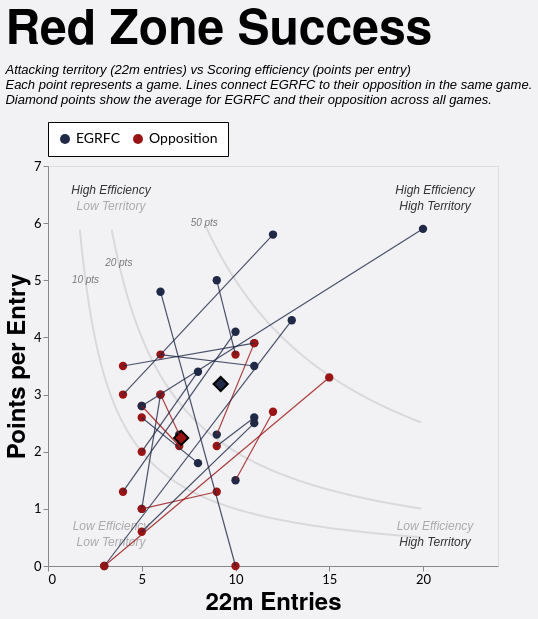

Vega-Lite specification stored for this chart:
### Vega-Lite specification from a JSON file in a GitHub repository (floating-point values rounded to 4 significant figures; data arrays with more than 128 entries replaced by an {"elided": "..."} marker saying what was removed)
{"config": {"axis": {"labelFont": "Lato, sans-serif", "titleFont": "PT Sans Narrow, Helvetica Neue, Helvetica, Arial, sans-serif", "labelFontSize": 13, "titleFontSize": 24, "gridColor": "#202947", "gridOpacity": 0.2}, "header": {"labelFont": "PT Sans Narrow, Helvetica Neue, Helvetica, Arial, sans-serif", "titleFont": "PT Sans Narrow, Helvetica Neue, Helvetica, Arial, sans-serif", "labelFontSize": 24, "titleFontSize": 28, "labelFontWeight": "bold", "orient": "left"}, "legend": {"labelFont": "Lato, sans-serif", "titleFont": "PT Sans Narrow, Helvetica Neue, Helvetica, Arial, sans-serif", "labelFontSize": 14, "titleFontSize": 16, "titlePadding": 5, "fillColor": "white", "strokeColor": "black", "padding": 10, "titleFontWeight": "lighter", "titleFontStyle": "italic", "titleColor": "gray", "offset": 10}, "title": {"font": "PT Sans Narrow, Helvetica Neue, Helvetica, Arial, sans-serif", "fontSize": 48, "fontWeight": "bold", "anchor": "start", "align": "center", "titlePadding": 20, "subtitlePadding": 10, "subtitleFontSize": 13, "subtitleColor": "", "subtitleFontStyle": "italic", "offset": 15, "color": "black"}, "axisX": {"labelAngle": 0}, "facet": {"title": null, "header": null, "align": {"row": "each", "column": "each"}}, "resolve": {"scale": {"y": "independent", "facet": "independent"}}, "background": "#f2f1f4"}, "layer": [{"data": {"name": "data-599fc2f6c3ba56b88793ced97d33e5d1"}, "mark": {"type": "line", "clip": true, "color": "black", "opacity": 0.1}, "encoding": {"x": {"field": "x", "type": "quantitative"}, "y": {"field": "y", "type": "quantitative"}}, "name": "view_3"}, {"data": {"name": "data-00c949a7a2803a56dfcb9f8d1ac95424"}, "mark": {"type": "line", "clip": true, "color": "black", "opacity": 0.1}, "encoding": {"x": {"field": "x", "type": "quantitative"}, "y": {"field": "y", "type": "quantitative"}}}, {"data": {"name": "data-fc6cdfa14299584fc906df48e496de6f"}, "mark": {"type": "line", "clip": true, "color": "black", "opacity": 0.1}, "encoding": {"x": {"field": "x", "type": "quantitative"}, "y": {"field": "y", "type": "quantitative"}}}, {"data": {"name": "data-711a5b994e32e1318dde2831c099eb87"}, "mark": {"type": "text", "color": "black", "fontStyle": "italic", "opacity": 0.5, "size": 10}, "encoding": {"text": {"field": "label", "type": "nominal"}, "x": {"field": "x", "type": "quantitative"}, "y": {"field": "y", "type": "quantitative"}}}, {"data": {"name": "data-5a468b3e3df2c99d2f4ec7c9a670c522"}, "mark": {"type": "text", "color": "black", "fontStyle": "italic", "size": 12}, "encoding": {"opacity": {"field": "opacity", "legend": null, "type": "quantitative"}, "text": {"field": "label", "type": "nominal"}, "x": {"field": "x", "type": "quantitative"}, "y": {"field": "y", "type": "quantitative"}}}, {"data": {"name": "data-d2f9fa76536d7ae770535de6042c690c"}, "mark": {"type": "point", "filled": true, "size": 70}, "encoding": {"color": {"field": "team", "legend": {"orient": "top", "title": null}, "scale": {"domain": ["EGRFC", "Opposition"], "range": ["#202946", "#991515"]}, "type": "nominal"}, "opacity": {"condition": {"param": "param_8", "value": 1}, "value": 0.1}, "tooltip": [{"field": "label", "title": "Game", "type": "nominal"}, {"field": "date", "title": "Date", "type": "temporal"}, {"field": "points", "title": "Points", "type": "quantitative"}, {"field": "tries", "title": "Tries", "type": "quantitative"}, {"field": "entries_22m", "title": "22m Entries", "type": "quantitative"}, {"field": "points_per_entry", "format": ".1f", "title": "Points per Entry", "type": "quantitative"}, {"field": "tries_per_entry", "format": ".1f", "title": "Tries per Entry", "type": "quantitative"}], "x": {"axis": {"grid": false, "tickCount": 4, "title": "22m Entries"}, "field": "entries_22m", "scale": {"domain": [0, 24.0], "zero": true}, "type": "quantitative"}, "y": {"axis": {"grid": false, "tickCount": 7, "title": "Points per Entry"}, "field": "points_per_entry", "scale": {"domain": [0, 7.0], "zero": true}, "type": "quantitative"}}, "transform": [{"filter": "(rzSquad == 'All' || datum.squad == rzSquad) && (rzSeason == 'All' || datum.season == rzSeason) && (rzGameType == 'All' || (rzGameType == 'League + Cup' && (datum.game_type == 'League' || datum.game_type == 'Cup')) || (rzGameType == 'League only' && datum.game_type == 'League') || datum.game_type == rzGameType)"}]}, {"data": {"name": "data-d2f9fa76536d7ae770535de6042c690c"}, "mark": {"type": "point", "filled": true, "opacity": 1, "shape": "diamond", "stroke": "black"}, "encoding": {"color": {"field": "team", "scale": {"domain": ["EGRFC", "Opposition"], "range": ["#202946", "#991515"]}, "type": "nominal"}, "opacity": {"condition": {"param": "param_8", "value": 1}, "value": 0.1}, "size": {"value": 200}, "tooltip": [{"field": "points", "format": ".1f", "title": "Average Points", "type": "quantitative"}, {"field": "tries", "format": ".1f", "title": "Average Tries", "type": "quantitative"}, {"field": "entries_22m", "format": ".1f", "title": "Average 22m Entries", "type": "quantitative"}, {"field": "points_per_entry", "format": ".1f", "title": "Average Points per Entry", "type": "quantitative"}, {"field": "tries_per_entry", "format": ".1f", "title": "Average Tries per Entry", "type": "quantitative"}], "x": {"field": "entries_22m", "type": "quantitative"}, "y": {"field": "points_per_entry", "type": "quantitative"}}, "transform": [{"filter": "(rzSquad == 'All' || datum.squad == rzSquad) && (rzSeason == 'All' || datum.season == rzSeason) && (rzGameType == 'All' || (rzGameType == 'League + Cup' && (datum.game_type == 'League' || datum.game_type == 'Cup')) || (rzGameType == 'League only' && datum.game_type == 'League') || datum.game_type == rzGameType)"}, {"aggregate": [{"op": "mean", "field": "entries_22m", "as": "entries_22m"}, {"op": "mean", "field": "points", "as": "points"}, {"op": "mean", "field": "tries", "as": "tries"}, {"op": "mean", "field": "points_per_entry", "as": "points_per_entry"}, {"op": "mean", "field": "tries_per_entry", "as": "tries_per_entry"}], "groupby": ["team"]}]}, {"data": {"name": "data-d866eabe554c9cf4fb4edfb2f8403dc7"}, "mark": {"type": "rule", "strokeWidth": 1.2}, "encoding": {"color": {"condition": {"test": "datum.points_egrfc > datum.points_opp", "value": "#202946"}, "value": "#991515"}, "detail": {"field": "game_id", "type": "nominal"}, "opacity": {"condition": {"param": "param_8", "value": 0.8}, "value": 0.1}, "x": {"field": "entries_22m_egrfc", "type": "quantitative"}, "x2": {"field": "entries_22m_opp"}, "y": {"field": "metric_egrfc", "type": "quantitative"}, "y2": {"field": "metric_opp"}}, "transform": [{"filter": "(rzSquad == 'All' || datum.squad == rzSquad) && (rzSeason == 'All' || datum.season == rzSeason) && (rzGameType == 'All' || (rzGameType == 'League + Cup' && (datum.game_type == 'League' || datum.game_type == 'Cup')) || (rzGameType == 'League only' && datum.game_type == 'League') || datum.game_type == rzGameType)"}]}], "height": 400, "params": [{"name": "rzSquad", "value": "1st"}, {"name": "rzSeason", "value": "All"}, {"name": "rzGameType", "value": "All"}, {"name": "param_8", "select": {"type": "point", "fields": ["team"]}, "bind": "legend", "views": ["view_3"]}], "resolve": {"scale": {"color": "shared", "x": "shared", "y": "shared"}}, "title": {"text": "Red Zone Success", "subtitle": ["Attacking territory (22m entries) vs Scoring efficiency (points per entry)", "Each point represents a game. Lines connect EGRFC to their opposition in the same game.", "Diamond points show the average for EGRFC and their opposition across all games."]}, "width": 450, "$schema": "https://vega.github.io/schema/vega-lite/v5.20.1.json", "datasets": {"data-599fc2f6c3ba56b88793ced97d33e5d1": {"elided": "183 records"}, "data-00c949a7a2803a56dfcb9f8d1ac95424": {"elided": "166 records"}, "data-fc6cdfa14299584fc906df48e496de6f": [{"x": 8.4, "y": 5.952}, {"x": 8.5, "y": 5.882}, {"x": 8.6, "y": 5.814}, {"x": 8.7, "y": 5.747}, {"x": 8.8, "y": 5.682}, {"x": 8.9, "y": 5.618}, {"x": 9.0, "y": 5.556}, {"x": 9.1, "y": 5.495}, {"x": 9.2, "y": 5.435}, {"x": 9.3, "y": 5.376}, {"x": 9.4, "y": 5.319}, {"x": 9.5, "y": 5.263}, {"x": 9.6, "y": 5.208}, {"x": 9.7, "y": 5.155}, {"x": 9.8, "y": 5.102}, {"x": 9.9, "y": 5.051}, {"x": 10.0, "y": 5.0}, {"x": 10.1, "y": 4.95}, {"x": 10.2, "y": 4.902}, {"x": 10.3, "y": 4.854}, {"x": 10.4, "y": 4.808}, {"x": 10.5, "y": 4.762}, {"x": 10.6, "y": 4.717}, {"x": 10.7, "y": 4.673}, {"x": 10.8, "y": 4.63}, {"x": 10.9, "y": 4.587}, {"x": 11.0, "y": 4.545}, {"x": 11.1, "y": 4.505}, {"x": 11.2, "y": 4.464}, {"x": 11.3, "y": 4.425}, {"x": 11.4, "y": 4.386}, {"x": 11.5, "y": 4.348}, {"x": 11.6, "y": 4.31}, {"x": 11.7, "y": 4.274}, {"x": 11.8, "y": 4.237}, {"x": 11.9, "y": 4.202}, {"x": 12.0, "y": 4.167}, {"x": 12.1, "y": 4.132}, {"x": 12.2, "y": 4.098}, {"x": 12.3, "y": 4.065}, {"x": 12.4, "y": 4.032}, {"x": 12.5, "y": 4.0}, {"x": 12.6, "y": 3.968}, {"x": 12.7, "y": 3.937}, {"x": 12.8, "y": 3.906}, {"x": 12.9, "y": 3.876}, {"x": 13.0, "y": 3.846}, {"x": 13.1, "y": 3.817}, {"x": 13.2, "y": 3.788}, {"x": 13.3, "y": 3.759}, {"x": 13.4, "y": 3.731}, {"x": 13.5, "y": 3.704}, {"x": 13.6, "y": 3.676}, {"x": 13.7, "y": 3.65}, {"x": 13.8, "y": 3.623}, {"x": 13.9, "y": 3.597}, {"x": 14.0, "y": 3.571}, {"x": 14.1, "y": 3.546}, {"x": 14.2, "y": 3.521}, {"x": 14.3, "y": 3.497}, {"x": 14.4, "y": 3.472}, {"x": 14.5, "y": 3.448}, {"x": 14.6, "y": 3.425}, {"x": 14.7, "y": 3.401}, {"x": 14.8, "y": 3.378}, {"x": 14.9, "y": 3.356}, {"x": 15.0, "y": 3.333}, {"x": 15.1, "y": 3.311}, {"x": 15.2, "y": 3.289}, {"x": 15.3, "y": 3.268}, {"x": 15.4, "y": 3.247}, {"x": 15.5, "y": 3.226}, {"x": 15.6, "y": 3.205}, {"x": 15.7, "y": 3.185}, {"x": 15.8, "y": 3.165}, {"x": 15.9, "y": 3.145}, {"x": 16.0, "y": 3.125}, {"x": 16.1, "y": 3.106}, {"x": 16.2, "y": 3.086}, {"x": 16.3, "y": 3.067}, {"x": 16.4, "y": 3.049}, {"x": 16.5, "y": 3.03}, {"x": 16.6, "y": 3.012}, {"x": 16.7, "y": 2.994}, {"x": 16.8, "y": 2.976}, {"x": 16.9, "y": 2.959}, {"x": 17.0, "y": 2.941}, {"x": 17.1, "y": 2.924}, {"x": 17.2, "y": 2.907}, {"x": 17.3, "y": 2.89}, {"x": 17.4, "y": 2.874}, {"x": 17.5, "y": 2.857}, {"x": 17.6, "y": 2.841}, {"x": 17.7, "y": 2.825}, {"x": 17.8, "y": 2.809}, {"x": 17.9, "y": 2.793}, {"x": 18.0, "y": 2.778}, {"x": 18.1, "y": 2.762}, {"x": 18.2, "y": 2.747}, {"x": 18.3, "y": 2.732}, {"x": 18.4, "y": 2.717}, {"x": 18.5, "y": 2.703}, {"x": 18.6, "y": 2.688}, {"x": 18.7, "y": 2.674}, {"x": 18.8, "y": 2.66}, {"x": 18.9, "y": 2.646}, {"x": 19.0, "y": 2.632}, {"x": 19.1, "y": 2.618}, {"x": 19.2, "y": 2.604}, {"x": 19.3, "y": 2.591}, {"x": 19.4, "y": 2.577}, {"x": 19.5, "y": 2.564}, {"x": 19.6, "y": 2.551}, {"x": 19.7, "y": 2.538}, {"x": 19.8, "y": 2.525}, {"x": 19.9, "y": 2.513}], "data-711a5b994e32e1318dde2831c099eb87": [{"y": 6.0, "x": 8.333, "label": "50 pts"}, {"y": 5.3, "x": 3.774, "label": "20 pts"}, {"y": 5.0, "x": 2.0, "label": "10 pts"}], "data-5a468b3e3df2c99d2f4ec7c9a670c522": [{"x": 20.64, "y": 6.58, "label": "High Efficiency", "opacity": 1.0}, {"x": 20.64, "y": 0.7, "label": "Low Efficiency", "opacity": 0.5}, {"x": 3.36, "y": 6.58, "label": "High Efficiency", "opacity": 1.0}, {"x": 3.36, "y": 0.7, "label": "Low Efficiency", "opacity": 0.5}, {"x": 20.64, "y": 6.3, "label": "High Territory", "opacity": 1.0}, {"x": 20.64, "y": 0.42, "label": "High Territory", "opacity": 1.0}, {"x": 3.36, "y": 6.3, "label": "Low Territory", "opacity": 0.5}, {"x": 3.36, "y": 0.42, "label": "Low Territory", "opacity": 0.5}], "data-d2f9fa76536d7ae770535de6042c690c": [{"game_id": "2026-03-28_1st_Ditchling", "date": "2026-03-28T00:00:00", "season": "2025/26", "squad": "1st", "game_type": "League", "opposition": "Ditchling", "home_away": "A", "label": "Ditchling (A)", "team": "EGRFC", "entries_22m": 11.0, "points": 27.0, "tries": 4.0, "points_per_entry": 2.5, "tries_per_entry": 0.3636}, {"game_id": "2026-03-28_1st_Ditchling", "date": "2026-03-28T00:00:00", "season": "2025/26", "squad": "1st", "game_type": "League", "opposition": "Ditchling", "home_away": "A", "label": "Ditchling (A)", "team": "Opposition", "entries_22m": 5.0, "points": 3.0, "tries": 0.0, "points_per_entry": 0.6, "tries_per_entry": 0.0}, {"game_id": "2026-03-21_1st_Crawley", "date": "2026-03-21T00:00:00", "season": "2025/26", "squad": "1st", "game_type": "League", "opposition": "Crawley", "home_away": "H", "label": "Crawley (H)", "team": "EGRFC", "entries_22m": 20.0, "points": 118.0, "tries": 18.0, "points_per_entry": 5.9, "tries_per_entry": 0.9}, {"game_id": "2026-03-21_1st_Crawley", "date": "2026-03-21T00:00:00", "season": "2025/26", "squad": "1st", "game_type": "League", "opposition": "Crawley", "home_away": "H", "label": "Crawley (H)", "team": "Opposition", "entries_22m": 5.0, "points": 14.0, "tries": 2.0, "points_per_entry": 2.8, "tries_per_entry": 0.4}, {"game_id": "2026-03-07_1st_Eastbourne_II", "date": "2026-03-07T00:00:00", "season": "2025/26", "squad": "1st", "game_type": "League", "opposition": "Eastbourne II", "home_away": "A", "label": "Eastbourne II (A)", "team": "EGRFC", "entries_22m": 6.0, "points": 29.0, "tries": 5.0, "points_per_entry": 4.8, "tries_per_entry": 0.8333}, {"game_id": "2026-03-07_1st_Eastbourne_II", "date": "2026-03-07T00:00:00", "season": "2025/26", "squad": "1st", "game_type": "League", "opposition": "Eastbourne II", "home_away": "A", "label": "Eastbourne II (A)", "team": "Opposition", "entries_22m": 10.0, "points": 0.0, "tries": 0.0, "points_per_entry": 0.0, "tries_per_entry": 0.0}, {"game_id": "2026-02-28_1st_Pulborough", "date": "2026-02-28T00:00:00", "season": "2025/26", "squad": "1st", "game_type": "League", "opposition": "Pulborough", "home_away": "H", "label": "Pulborough (H)", "team": "EGRFC", "entries_22m": 8.0, "points": 14.0, "tries": 1.0, "points_per_entry": 1.8, "tries_per_entry": 0.125}, {"game_id": "2026-02-28_1st_Pulborough", "date": "2026-02-28T00:00:00", "season": "2025/26", "squad": "1st", "game_type": "League", "opposition": "Pulborough", "home_away": "H", "label": "Pulborough (H)", "team": "Opposition", "entries_22m": 5.0, "points": 13.0, "tries": 2.0, "points_per_entry": 2.6, "tries_per_entry": 0.4}, {"game_id": "2026-02-14_1st_Lewes", "date": "2026-02-14T00:00:00", "season": "2025/26", "squad": "1st", "game_type": "League", "opposition": "Lewes", "home_away": "A", "label": "Lewes (A)", "team": "EGRFC", "entries_22m": 11.0, "points": 39.0, "tries": 6.0, "points_per_entry": 3.5, "tries_per_entry": 0.5455}, {"game_id": "2026-02-14_1st_Lewes", "date": "2026-02-14T00:00:00", "season": "2025/26", "squad": "1st", "game_type": "League", "opposition": "Lewes", "home_away": "A", "label": "Lewes (A)", "team": "Opposition", "entries_22m": 6.0, "points": 22.0, "tries": 3.0, "points_per_entry": 3.7, "tries_per_entry": 0.5}, {"game_id": "2026-01-24_1st_Brighton_II", "date": "2026-01-24T00:00:00", "season": "2025/26", "squad": "1st", "game_type": "League", "opposition": "Brighton II", "home_away": "H", "label": "Brighton II (H)", "team": "EGRFC", "entries_22m": 3.0, "points": 0.0, "tries": 0.0, "points_per_entry": 0.0, "tries_per_entry": 0.0}, {"game_id": "2026-01-24_1st_Brighton_II", "date": "2026-01-24T00:00:00", "season": "2025/26", "squad": "1st", "game_type": "League", "opposition": "Brighton II", "home_away": "H", "label": "Brighton II (H)", "team": "Opposition", "entries_22m": 15.0, "points": 50.0, "tries": 8.0, "points_per_entry": 3.3, "tries_per_entry": 0.5333}, {"game_id": "2026-01-10_1st_Royals", "date": "2026-01-10T00:00:00", "season": "2025/26", "squad": "1st", "game_type": "League", "opposition": "Royals", "home_away": "H", "label": "Royals (H)", "team": "EGRFC", "entries_22m": 10.0, "points": 41.0, "tries": 7.0, "points_per_entry": 4.1, "tries_per_entry": 0.7}, {"game_id": "2026-01-10_1st_Royals", "date": "2026-01-10T00:00:00", "season": "2025/26", "squad": "1st", "game_type": "League", "opposition": "Royals", "home_away": "H", "label": "Royals (H)", "team": "Opposition", "entries_22m": 4.0, "points": 5.0, "tries": 1.0, "points_per_entry": 1.3, "tries_per_entry": 0.25}, {"game_id": "2025-12-20_1st_Ditchling", "date": "2025-12-20T00:00:00", "season": "2025/26", "squad": "1st", "game_type": "League", "opposition": "Ditchling", "home_away": "H", "label": "Ditchling (H)", "team": "EGRFC", "entries_22m": 11.0, "points": 29.0, "tries": 5.0, "points_per_entry": 2.6, "tries_per_entry": 0.4545}, {"game_id": "2025-12-20_1st_Ditchling", "date": "2025-12-20T00:00:00", "season": "2025/26", "squad": "1st", "game_type": "League", "opposition": "Ditchling", "home_away": "H", "label": "Ditchling (H)", "team": "Opposition", "entries_22m": 9.0, "points": 19.0, "tries": 3.0, "points_per_entry": 2.1, "tries_per_entry": 0.3333}, {"game_id": "2025-11-29_1st_Eastbourne_II", "date": "2025-11-29T00:00:00", "season": "2025/26", "squad": "1st", "game_type": "League", "opposition": "Eastbourne II", "home_away": "H", "label": "Eastbourne II (H)", "team": "EGRFC", "entries_22m": 13.0, "points": 56.0, "tries": 10.0, "points_per_entry": 4.3, "tries_per_entry": 0.7692}, {"game_id": "2025-11-29_1st_Eastbourne_II", "date": "2025-11-29T00:00:00", "season": "2025/26", "squad": "1st", "game_type": "League", "opposition": "Eastbourne II", "home_away": "H", "label": "Eastbourne II (H)", "team": "Opposition", "entries_22m": 3.0, "points": 0.0, "tries": 0.0, "points_per_entry": 0.0, "tries_per_entry": 0.0}, {"game_id": "2025-11-22_1st_Pulborough", "date": "2025-11-22T00:00:00", "season": "2025/26", "squad": "1st", "game_type": "League", "opposition": "Pulborough", "home_away": "A", "label": "Pulborough (A)", "team": "EGRFC", "entries_22m": 5.0, "points": 5.0, "tries": 1.0, "points_per_entry": 1.0, "tries_per_entry": 0.2}, {"game_id": "2025-11-22_1st_Pulborough", "date": "2025-11-22T00:00:00", "season": "2025/26", "squad": "1st", "game_type": "League", "opposition": "Pulborough", "home_away": "A", "label": "Pulborough (A)", "team": "Opposition", "entries_22m": 9.0, "points": 12.0, "tries": 2.0, "points_per_entry": 1.3, "tries_per_entry": 0.2222}, {"game_id": "2025-11-15_1st_Hove", "date": "2025-11-15T00:00:00", "season": "2025/26", "squad": "1st", "game_type": "Cup", "opposition": "Hove", "home_away": "H", "label": "Hove (H)", "team": "EGRFC", "entries_22m": 10.0, "points": 15.0, "tries": 2.0, "points_per_entry": 1.5, "tries_per_entry": 0.2}, {"game_id": "2025-11-15_1st_Hove", "date": "2025-11-15T00:00:00", "season": "2025/26", "squad": "1st", "game_type": "Cup", "opposition": "Hove", "home_away": "H", "label": "Hove (H)", "team": "Opposition", "entries_22m": 12.0, "points": 32.0, "tries": 5.0, "points_per_entry": 2.7, "tries_per_entry": 0.4167}, {"game_id": "2025-11-08_1st_Lewes", "date": "2025-11-08T00:00:00", "season": "2025/26", "squad": "1st", "game_type": "League", "opposition": "Lewes", "home_away": "H", "label": "Lewes (H)", "team": "EGRFC", "entries_22m": 11.0, "points": 43.0, "tries": 7.0, "points_per_entry": 3.9, "tries_per_entry": 0.6364}, {"game_id": "2025-11-08_1st_Lewes", "date": "2025-11-08T00:00:00", "season": "2025/26", "squad": "1st", "game_type": "League", "opposition": "Lewes", "home_away": "H", "label": "Lewes (H)", "team": "Opposition", "entries_22m": 4.0, "points": 14.0, "tries": 2.0, "points_per_entry": 3.5, "tries_per_entry": 0.5}, {"game_id": "2025-10-11_1st_Shoreham", "date": "2025-10-11T00:00:00", "season": "2025/26", "squad": "1st", "game_type": "League", "opposition": "Shoreham", "home_away": "H", "label": "Shoreham (H)", "team": "EGRFC", "entries_22m": 12.0, "points": 69.0, "tries": 11.0, "points_per_entry": 5.8, "tries_per_entry": 0.9167}, {"game_id": "2025-10-11_1st_Shoreham", "date": "2025-10-11T00:00:00", "season": "2025/26", "squad": "1st", "game_type": "League", "opposition": "Shoreham", "home_away": "H", "label": "Shoreham (H)", "team": "Opposition", "entries_22m": 4.0, "points": 12.0, "tries": 2.0, "points_per_entry": 3.0, "tries_per_entry": 0.5}, {"game_id": "2025-10-04_1st_Seaford", "date": "2025-10-04T00:00:00", "season": "2025/26", "squad": "1st", "game_type": "League", "opposition": "Seaford", "home_away": "A", "label": "Seaford (A)", "team": "EGRFC", "entries_22m": 8.0, "points": 27.0, "tries": 4.0, "points_per_entry": 3.4, "tries_per_entry": 0.5}, {"game_id": "2025-10-04_1st_Seaford", "date": "2025-10-04T00:00:00", "season": "2025/26", "squad": "1st", "game_type": "League", "opposition": "Seaford", "home_away": "A", "label": "Seaford (A)", "team": "Opposition", "entries_22m": 5.0, "points": 10.0, "tries": 2.0, "points_per_entry": 2.0, "tries_per_entry": 0.4}, {"game_id": "2025-04-12_1st_Haywards_Heath", "date": "2025-04-12T00:00:00", "season": "2024/25", "squad": "1st", "game_type": "Cup", "opposition": "Haywards Heath", "home_away": "H", "label": "Haywards Heath (H)", "team": "EGRFC", "entries_22m": 9.0, "points": 45.0, "tries": 6.0, "points_per_entry": 5.0, "tries_per_entry": 0.6667}, {"game_id": "2025-04-12_1st_Haywards_Heath", "date": "2025-04-12T00:00:00", "season": "2024/25", "squad": "1st", "game_type": "Cup", "opposition": "Haywards Heath", "home_away": "H", "label": "Haywards Heath (H)", "team": "Opposition", "entries_22m": 10.0, "points": 37.0, "tries": 6.0, "points_per_entry": 3.7, "tries_per_entry": 0.6}, {"game_id": "2025-03-22_1st_Cobham", "date": "2025-03-22T00:00:00", "season": "2024/25", "squad": "1st", "game_type": "League", "opposition": "Cobham", "home_away": "H", "label": "Cobham (H)", "team": "EGRFC", "entries_22m": 9.0, "points": 21.0, "tries": 3.0, "points_per_entry": 2.3, "tries_per_entry": 0.3333}, {"game_id": "2025-03-22_1st_Cobham", "date": "2025-03-22T00:00:00", "season": "2024/25", "squad": "1st", "game_type": "League", "opposition": "Cobham", "home_away": "H", "label": "Cobham (H)", "team": "Opposition", "entries_22m": 11.0, "points": 43.0, "tries": 7.0, "points_per_entry": 3.9, "tries_per_entry": 0.6364}, {"game_id": "2025-02-15_1st_Eastbourne", "date": "2025-02-15T00:00:00", "season": "2024/25", "squad": "1st", "game_type": "League", "opposition": "Eastbourne", "home_away": "H", "label": "Eastbourne (H)", "team": "EGRFC", "entries_22m": 5.0, "points": 14.0, "tries": 2.0, "points_per_entry": 2.8, "tries_per_entry": 0.4}, {"game_id": "2025-02-15_1st_Eastbourne", "date": "2025-02-15T00:00:00", "season": "2024/25", "squad": "1st", "game_type": "League", "opposition": "Eastbourne", "home_away": "H", "label": "Eastbourne (H)", "team": "Opposition", "entries_22m": 7.0, "points": 15.0, "tries": 2.0, "points_per_entry": 2.1, "tries_per_entry": 0.2857}, {"game_id": "2024-12-14_1st_Old_Haileyburians", "date": "2024-12-14T00:00:00", "season": "2024/25", "squad": "1st", "game_type": "League", "opposition": "Old Haileyburians", "home_away": "H", "label": "Old Haileyburians (H)", "team": "EGRFC", "entries_22m": 6.0, "points": 18.0, "tries": 2.0, "points_per_entry": 3.0, "tries_per_entry": 0.3333}, {"game_id": "2024-12-14_1st_Old_Haileyburians", "date": "2024-12-14T00:00:00", "season": "2024/25", "squad": "1st", "game_type": "League", "opposition": "Old Haileyburians", "home_away": "H", "label": "Old Haileyburians (H)", "team": "Opposition", "entries_22m": 5.0, "points": 5.0, "tries": 1.0, "points_per_entry": 1.0, "tries_per_entry": 0.2}, {"game_id": "2024-09-07_1st_London_Cornish", "date": "2024-09-07T00:00:00", "season": "2024/25", "squad": "1st", "game_type": "League", "opposition": "London Cornish", "home_away": "H", "label": "London Cornish (H)", "team": "EGRFC", "entries_22m": 7.0, "points": 16.0, "tries": 2.0, "points_per_entry": 2.3, "tries_per_entry": 0.2857}, {"game_id": "2024-09-07_1st_London_Cornish", "date": "2024-09-07T00:00:00", "season": "2024/25", "squad": "1st", "game_type": "League", "opposition": "London Cornish", "home_away": "H", "label": "London Cornish (H)", "team": "Opposition", "entries_22m": 6.0, "points": 18.0, "tries": 2.0, "points_per_entry": 3.0, "tries_per_entry": 0.3333}], "data-d866eabe554c9cf4fb4edfb2f8403dc7": [{"game_id": "2024-09-07_1st_London_Cornish", "date": "2024-09-07T00:00:00", "season": "2024/25", "squad": "1st", "game_type": "League", "opposition": "London Cornish", "label": "London Cornish (H)", "entries_22m_egrfc": 7.0, "entries_22m_opp": 6.0, "points_egrfc": 16.0, "points_opp": 18.0, "metric_egrfc": 2.3, "metric_opp": 3.0, "tries_egrfc": 2.0, "tries_opp": 2.0}, {"game_id": "2024-12-14_1st_Old_Haileyburians", "date": "2024-12-14T00:00:00", "season": "2024/25", "squad": "1st", "game_type": "League", "opposition": "Old Haileyburians", "label": "Old Haileyburians (H)", "entries_22m_egrfc": 6.0, "entries_22m_opp": 5.0, "points_egrfc": 18.0, "points_opp": 5.0, "metric_egrfc": 3.0, "metric_opp": 1.0, "tries_egrfc": 2.0, "tries_opp": 1.0}, {"game_id": "2025-02-15_1st_Eastbourne", "date": "2025-02-15T00:00:00", "season": "2024/25", "squad": "1st", "game_type": "League", "opposition": "Eastbourne", "label": "Eastbourne (H)", "entries_22m_egrfc": 5.0, "entries_22m_opp": 7.0, "points_egrfc": 14.0, "points_opp": 15.0, "metric_egrfc": 2.8, "metric_opp": 2.1, "tries_egrfc": 2.0, "tries_opp": 2.0}, {"game_id": "2025-03-22_1st_Cobham", "date": "2025-03-22T00:00:00", "season": "2024/25", "squad": "1st", "game_type": "League", "opposition": "Cobham", "label": "Cobham (H)", "entries_22m_egrfc": 9.0, "entries_22m_opp": 11.0, "points_egrfc": 21.0, "points_opp": 43.0, "metric_egrfc": 2.3, "metric_opp": 3.9, "tries_egrfc": 3.0, "tries_opp": 7.0}, {"game_id": "2025-04-12_1st_Haywards_Heath", "date": "2025-04-12T00:00:00", "season": "2024/25", "squad": "1st", "game_type": "Cup", "opposition": "Haywards Heath", "label": "Haywards Heath (H)", "entries_22m_egrfc": 9.0, "entries_22m_opp": 10.0, "points_egrfc": 45.0, "points_opp": 37.0, "metric_egrfc": 5.0, "metric_opp": 3.7, "tries_egrfc": 6.0, "tries_opp": 6.0}, {"game_id": "2025-10-04_1st_Seaford", "date": "2025-10-04T00:00:00", "season": "2025/26", "squad": "1st", "game_type": "League", "opposition": "Seaford", "label": "Seaford (A)", "entries_22m_egrfc": 8.0, "entries_22m_opp": 5.0, "points_egrfc": 27.0, "points_opp": 10.0, "metric_egrfc": 3.4, "metric_opp": 2.0, "tries_egrfc": 4.0, "tries_opp": 2.0}, {"game_id": "2025-10-11_1st_Shoreham", "date": "2025-10-11T00:00:00", "season": "2025/26", "squad": "1st", "game_type": "League", "opposition": "Shoreham", "label": "Shoreham (H)", "entries_22m_egrfc": 12.0, "entries_22m_opp": 4.0, "points_egrfc": 69.0, "points_opp": 12.0, "metric_egrfc": 5.8, "metric_opp": 3.0, "tries_egrfc": 11.0, "tries_opp": 2.0}, {"game_id": "2025-11-08_1st_Lewes", "date": "2025-11-08T00:00:00", "season": "2025/26", "squad": "1st", "game_type": "League", "opposition": "Lewes", "label": "Lewes (H)", "entries_22m_egrfc": 11.0, "entries_22m_opp": 4.0, "points_egrfc": 43.0, "points_opp": 14.0, "metric_egrfc": 3.9, "metric_opp": 3.5, "tries_egrfc": 7.0, "tries_opp": 2.0}, {"game_id": "2025-11-15_1st_Hove", "date": "2025-11-15T00:00:00", "season": "2025/26", "squad": "1st", "game_type": "Cup", "opposition": "Hove", "label": "Hove (H)", "entries_22m_egrfc": 10.0, "entries_22m_opp": 12.0, "points_egrfc": 15.0, "points_opp": 32.0, "metric_egrfc": 1.5, "metric_opp": 2.7, "tries_egrfc": 2.0, "tries_opp": 5.0}, {"game_id": "2025-11-22_1st_Pulborough", "date": "2025-11-22T00:00:00", "season": "2025/26", "squad": "1st", "game_type": "League", "opposition": "Pulborough", "label": "Pulborough (A)", "entries_22m_egrfc": 5.0, "entries_22m_opp": 9.0, "points_egrfc": 5.0, "points_opp": 12.0, "metric_egrfc": 1.0, "metric_opp": 1.3, "tries_egrfc": 1.0, "tries_opp": 2.0}, {"game_id": "2025-11-29_1st_Eastbourne_II", "date": "2025-11-29T00:00:00", "season": "2025/26", "squad": "1st", "game_type": "League", "opposition": "Eastbourne II", "label": "Eastbourne II (H)", "entries_22m_egrfc": 13.0, "entries_22m_opp": 3.0, "points_egrfc": 56.0, "points_opp": 0.0, "metric_egrfc": 4.3, "metric_opp": 0.0, "tries_egrfc": 10.0, "tries_opp": 0.0}, {"game_id": "2025-12-20_1st_Ditchling", "date": "2025-12-20T00:00:00", "season": "2025/26", "squad": "1st", "game_type": "League", "opposition": "Ditchling", "label": "Ditchling (H)", "entries_22m_egrfc": 11.0, "entries_22m_opp": 9.0, "points_egrfc": 29.0, "points_opp": 19.0, "metric_egrfc": 2.6, "metric_opp": 2.1, "tries_egrfc": 5.0, "tries_opp": 3.0}, {"game_id": "2026-01-10_1st_Royals", "date": "2026-01-10T00:00:00", "season": "2025/26", "squad": "1st", "game_type": "League", "opposition": "Royals", "label": "Royals (H)", "entries_22m_egrfc": 10.0, "entries_22m_opp": 4.0, "points_egrfc": 41.0, "points_opp": 5.0, "metric_egrfc": 4.1, "metric_opp": 1.3, "tries_egrfc": 7.0, "tries_opp": 1.0}, {"game_id": "2026-01-24_1st_Brighton_II", "date": "2026-01-24T00:00:00", "season": "2025/26", "squad": "1st", "game_type": "League", "opposition": "Brighton II", "label": "Brighton II (H)", "entries_22m_egrfc": 3.0, "entries_22m_opp": 15.0, "points_egrfc": 0.0, "points_opp": 50.0, "metric_egrfc": 0.0, "metric_opp": 3.3, "tries_egrfc": 0.0, "tries_opp": 8.0}, {"game_id": "2026-02-14_1st_Lewes", "date": "2026-02-14T00:00:00", "season": "2025/26", "squad": "1st", "game_type": "League", "opposition": "Lewes", "label": "Lewes (A)", "entries_22m_egrfc": 11.0, "entries_22m_opp": 6.0, "points_egrfc": 39.0, "points_opp": 22.0, "metric_egrfc": 3.5, "metric_opp": 3.7, "tries_egrfc": 6.0, "tries_opp": 3.0}, {"game_id": "2026-02-28_1st_Pulborough", "date": "2026-02-28T00:00:00", "season": "2025/26", "squad": "1st", "game_type": "League", "opposition": "Pulborough", "label": "Pulborough (H)", "entries_22m_egrfc": 8.0, "entries_22m_opp": 5.0, "points_egrfc": 14.0, "points_opp": 13.0, "metric_egrfc": 1.8, "metric_opp": 2.6, "tries_egrfc": 1.0, "tries_opp": 2.0}, {"game_id": "2026-03-07_1st_Eastbourne_II", "date": "2026-03-07T00:00:00", "season": "2025/26", "squad": "1st", "game_type": "League", "opposition": "Eastbourne II", "label": "Eastbourne II (A)", "entries_22m_egrfc": 6.0, "entries_22m_opp": 10.0, "points_egrfc": 29.0, "points_opp": 0.0, "metric_egrfc": 4.8, "metric_opp": 0.0, "tries_egrfc": 5.0, "tries_opp": 0.0}, {"game_id": "2026-03-21_1st_Crawley", "date": "2026-03-21T00:00:00", "season": "2025/26", "squad": "1st", "game_type": "League", "opposition": "Crawley", "label": "Crawley (H)", "entries_22m_egrfc": 20.0, "entries_22m_opp": 5.0, "points_egrfc": 118.0, "points_opp": 14.0, "metric_egrfc": 5.9, "metric_opp": 2.8, "tries_egrfc": 18.0, "tries_opp": 2.0}, {"game_id": "2026-03-28_1st_Ditchling", "date": "2026-03-28T00:00:00", "season": "2025/26", "squad": "1st", "game_type": "League", "opposition": "Ditchling", "label": "Ditchling (A)", "entries_22m_egrfc": 11.0, "entries_22m_opp": 5.0, "points_egrfc": 27.0, "points_opp": 3.0, "metric_egrfc": 2.5, "metric_opp": 0.6, "tries_egrfc": 4.0, "tries_opp": 0.0}]}}
